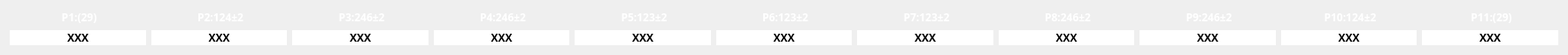
   <widget class="QWidget" name="gridLayoutWidget">
    <property name="geometry">
     <rect>
      <x>30</x>
      <y>130</y>
      <width>1771</width>
      <height>61</height>
     </rect>
    </property>
    <layout class="QGridLayout" name="gridLayout">
     <item row="1" column="0">
      <widget class="QLabel" name="R_A_1">
       <property name="font">
        <font>
         <family>Ubuntu Mono</family>
         <pointsize>9</pointsize>
         <weight>75</weight>
         <bold>true</bold>
        </font>
       </property>
       <property name="styleSheet">
        <string notr="true">background-color: rgb(255, 255, 255);
border-color: rgb(36, 36, 36);</string>
       </property>
       <property name="text">
        <string>XXX</string>
       </property>
       <property name="alignment">
        <set>Qt::AlignCenter</set>
       </property>
      </widget>
     </item>
     <item row="1" column="7">
      <widget class="QLabel" name="R_A_8">
       <property name="font">
        <font>
         <family>Ubuntu Mono</family>
         <pointsize>9</pointsize>
         <weight>75</weight>
         <bold>true</bold>
        </font>
       </property>
       <property name="styleSheet">
        <string notr="true">background-color: rgb(255, 255, 255);
border-color: rgb(36, 36, 36);</string>
       </property>
       <property name="text">
        <string>XXX</string>
       </property>
       <property name="alignment">
        <set>Qt::AlignCenter</set>
       </property>
      </widget>
     </item>
     <item row="0" column="0">
      <widget class="QLabel" name="P1label_5">
       <property name="font">
        <font>
         <family>Ubuntu Mono</family>
         <pointsize>9</pointsize>
         <weight>75</weight>
         <bold>true</bold>
        </font>
       </property>
       <property name="styleSheet">
        <string notr="true">color: rgb(255, 255, 255);</string>
       </property>
       <property name="text">
        <string> P1:(29)</string>
       </property>
       <property name="alignment">
        <set>Qt::AlignCenter</set>
       </property>
      </widget>
     </item>
     <item row="1" column="10">
      <widget class="QLabel" name="R_A_11">
       <property name="font">
        <font>
         <family>Ubuntu Mono</family>
         <pointsize>9</pointsize>
         <weight>75</weight>
         <bold>true</bold>
        </font>
       </property>
       <property name="styleSheet">
        <string notr="true">background-color: rgb(255, 255, 255);
border-color: rgb(36, 36, 36);</string>
       </property>
       <property name="text">
        <string>XXX</string>
       </property>
       <property name="alignment">
        <set>Qt::AlignCenter</set>
       </property>
      </widget>
     </item>
     <item row="1" column="1">
      <widget class="QLabel" name="R_A_2">
       <property name="font">
        <font>
         <family>Ubuntu Mono</family>
         <pointsize>9</pointsize>
         <weight>75</weight>
         <bold>true</bold>
        </font>
       </property>
       <property name="styleSheet">
        <string notr="true">background-color: rgb(255, 255, 255);
border-color: rgb(36, 36, 36);</string>
       </property>
       <property name="text">
        <string>XXX</string>
       </property>
       <property name="alignment">
        <set>Qt::AlignCenter</set>
       </property>
      </widget>
     </item>
     <item row="0" column="4">
      <widget class="QLabel" name="P5label_5">
       <property name="font">
        <font>
         <family>Ubuntu Mono</family>
         <pointsize>9</pointsize>
         <weight>75</weight>
         <bold>true</bold>
        </font>
       </property>
       <property name="styleSheet">
        <string notr="true">color: rgb(255, 255, 255);</string>
       </property>
       <property name="text">
        <string> P5:123±2</string>
       </property>
       <property name="alignment">
        <set>Qt::AlignCenter</set>
       </property>
      </widget>
     </item>
     <item row="1" column="6">
      <widget class="QLabel" name="R_A_7">
       <property name="font">
        <font>
         <family>Ubuntu Mono</family>
         <pointsize>9</pointsize>
         <weight>75</weight>
         <bold>true</bold>
        </font>
       </property>
       <property name="styleSheet">
        <string notr="true">background-color: rgb(255, 255, 255);
border-color: rgb(36, 36, 36);</string>
       </property>
       <property name="text">
        <string>XXX</string>
       </property>
       <property name="alignment">
        <set>Qt::AlignCenter</set>
       </property>
      </widget>
     </item>
     <item row="1" column="5">
      <widget class="QLabel" name="R_A_6">
       <property name="font">
        <font>
         <family>Ubuntu Mono</family>
         <pointsize>9</pointsize>
         <weight>75</weight>
         <bold>true</bold>
        </font>
       </property>
       <property name="styleSheet">
        <string notr="true">background-color: rgb(255, 255, 255);
border-color: rgb(36, 36, 36);</string>
       </property>
       <property name="text">
        <string>XXX</string>
       </property>
       <property name="alignment">
        <set>Qt::AlignCenter</set>
       </property>
      </widget>
     </item>
     <item row="0" column="8">
      <widget class="QLabel" name="P9label_5">
       <property name="font">
        <font>
         <family>Ubuntu Mono</family>
         <pointsize>9</pointsize>
         <weight>75</weight>
         <bold>true</bold>
        </font>
       </property>
       <property name="styleSheet">
        <string notr="true">color: rgb(255, 255, 255);</string>
       </property>
       <property name="text">
        <string> P9:246±2</string>
       </property>
       <property name="alignment">
        <set>Qt::AlignCenter</set>
       </property>
      </widget>
     </item>
     <item row="0" column="9">
      <widget class="QLabel" name="P10label_5">
       <property name="font">
        <font>
         <family>Ubuntu Mono</family>
         <pointsize>9</pointsize>
         <weight>75</weight>
         <bold>true</bold>
        </font>
       </property>
       <property name="styleSheet">
        <string notr="true">color: rgb(255, 255, 255);</string>
       </property>
       <property name="text">
        <string> P10:124±2</string>
       </property>
       <property name="alignment">
        <set>Qt::AlignCenter</set>
       </property>
      </widget>
     </item>
     <item row="1" column="9">
      <widget class="QLabel" name="R_A_10">
       <property name="font">
        <font>
         <family>Ubuntu Mono</family>
         <pointsize>9</pointsize>
         <weight>75</weight>
         <bold>true</bold>
        </font>
       </property>
       <property name="styleSheet">
        <string notr="true">background-color: rgb(255, 255, 255);
border-color: rgb(36, 36, 36);</string>
       </property>
       <property name="text">
        <string>XXX</string>
       </property>
       <property name="alignment">
        <set>Qt::AlignCenter</set>
       </property>
      </widget>
     </item>
     <item row="0" column="2">
      <widget class="QLabel" name="P3label_5">
       <property name="font">
        <font>
         <family>Ubuntu Mono</family>
         <pointsize>9</pointsize>
         <weight>75</weight>
         <bold>true</bold>
        </font>
       </property>
       <property name="styleSheet">
        <string notr="true">color: rgb(255, 255, 255);</string>
       </property>
       <property name="text">
        <string> P3:246±2</string>
       </property>
       <property name="alignment">
        <set>Qt::AlignCenter</set>
       </property>
      </widget>
     </item>
     <item row="0" column="10">
      <widget class="QLabel" name="P11label_5">
       <property name="font">
        <font>
         <family>Ubuntu Mono</family>
         <pointsize>9</pointsize>
         <weight>75</weight>
         <bold>true</bold>
        </font>
       </property>
       <property name="styleSheet">
        <string notr="true">color: rgb(255, 255, 255);</string>
       </property>
       <property name="text">
        <string> P11:(29)</string>
       </property>
       <property name="alignment">
        <set>Qt::AlignCenter</set>
       </property>
      </widget>
     </item>
     <item row="0" column="3">
      <widget class="QLabel" name="P4label_5">
       <property name="font">
        <font>
         <family>Ubuntu Mono</family>
         <pointsize>9</pointsize>
         <weight>75</weight>
         <bold>true</bold>
        </font>
       </property>
       <property name="styleSheet">
        <string notr="true">color: rgb(255, 255, 255);</string>
       </property>
       <property name="text">
        <string> P4:246±2</string>
       </property>
       <property name="alignment">
        <set>Qt::AlignCenter</set>
       </property>
      </widget>
     </item>
     <item row="1" column="3">
      <widget class="QLabel" name="R_A_4">
       <property name="font">
        <font>
         <family>Ubuntu Mono</family>
         <pointsize>9</pointsize>
         <weight>75</weight>
         <bold>true</bold>
        </font>
       </property>
       <property name="styleSheet">
        <string notr="true">background-color: rgb(255, 255, 255);
border-color: rgb(36, 36, 36);</string>
       </property>
       <property name="text">
        <string>XXX</string>
       </property>
       <property name="alignment">
        <set>Qt::AlignCenter</set>
       </property>
      </widget>
     </item>
     <item row="0" column="5">
      <widget class="QLabel" name="P6label_5">
       <property name="font">
        <font>
         <family>Ubuntu Mono</family>
         <pointsize>9</pointsize>
         <weight>75</weight>
         <bold>true</bold>
        </font>
       </property>
       <property name="styleSheet">
        <string notr="true">color: rgb(255, 255, 255);</string>
       </property>
       <property name="text">
        <string> P6:123±2</string>
       </property>
       <property name="alignment">
        <set>Qt::AlignCenter</set>
       </property>
      </widget>
     </item>
     <item row="0" column="1">
      <widget class="QLabel" name="P2label_5">
       <property name="font">
        <font>
         <family>Ubuntu Mono</family>
         <pointsize>9</pointsize>
         <weight>75</weight>
         <bold>true</bold>
        </font>
       </property>
       <property name="styleSheet">
        <string notr="true">color: rgb(255, 255, 255);</string>
       </property>
       <property name="text">
        <string> P2:124±2</string>
       </property>
       <property name="alignment">
        <set>Qt::AlignCenter</set>
       </property>
      </widget>
     </item>
     <item row="1" column="8">
      <widget class="QLabel" name="R_A_9">
       <property name="font">
        <font>
         <family>Ubuntu Mono</family>
         <pointsize>9</pointsize>
         <weight>75</weight>
         <bold>true</bold>
        </font>
       </property>
       <property name="styleSheet">
        <string notr="true">background-color: rgb(255, 255, 255);
border-color: rgb(36, 36, 36);</string>
       </property>
       <property name="text">
        <string>XXX</string>
       </property>
       <property name="alignment">
        <set>Qt::AlignCenter</set>
       </property>
      </widget>
     </item>
     <item row="1" column="2">
      <widget class="QLabel" name="R_A_3">
       <property name="font">
        <font>
         <family>Ubuntu Mono</family>
         <pointsize>9</pointsize>
         <weight>75</weight>
         <bold>true</bold>
        </font>
       </property>
       <property name="styleSheet">
        <string notr="true">background-color: rgb(255, 255, 255);
border-color: rgb(36, 36, 36);</string>
       </property>
       <property name="text">
        <string>XXX</string>
       </property>
       <property name="alignment">
        <set>Qt::AlignCenter</set>
       </property>
      </widget>
     </item>
     <item row="0" column="6">
      <widget class="QLabel" name="P7label_5">
       <property name="font">
        <font>
         <family>Ubuntu Mono</family>
         <pointsize>9</pointsize>
         <weight>75</weight>
         <bold>true</bold>
        </font>
       </property>
       <property name="styleSheet">
        <string notr="true">color: rgb(255, 255, 255);</string>
       </property>
       <property name="text">
        <string> P7:123±2</string>
       </property>
       <property name="alignment">
        <set>Qt::AlignCenter</set>
       </property>
      </widget>
     </item>
     <item row="0" column="7">
      <widget class="QLabel" name="P8label_5">
       <property name="font">
        <font>
         <family>Ubuntu Mono</family>
         <pointsize>9</pointsize>
         <weight>75</weight>
         <bold>true</bold>
        </font>
       </property>
       <property name="styleSheet">
        <string notr="true">color: rgb(255, 255, 255);</string>
       </property>
       <property name="text">
        <string> P8:246±2</string>
       </property>
       <property name="alignment">
        <set>Qt::AlignCenter</set>
       </property>
      </widget>
     </item>
     <item row="1" column="4">
      <widget class="QLabel" name="R_A_5">
       <property name="font">
        <font>
         <family>Ubuntu Mono</family>
         <pointsize>9</pointsize>
         <weight>75</weight>
         <bold>true</bold>
        </font>
       </property>
       <property name="styleSheet">
        <string notr="true">background-color: rgb(255, 255, 255);
border-color: rgb(36, 36, 36);</string>
       </property>
       <property name="text">
        <string>XXX</string>
       </property>
       <property name="alignment">
        <set>Qt::AlignCenter</set>
       </property>
      </widget>
     </item>
    </layout>
   </widget>
